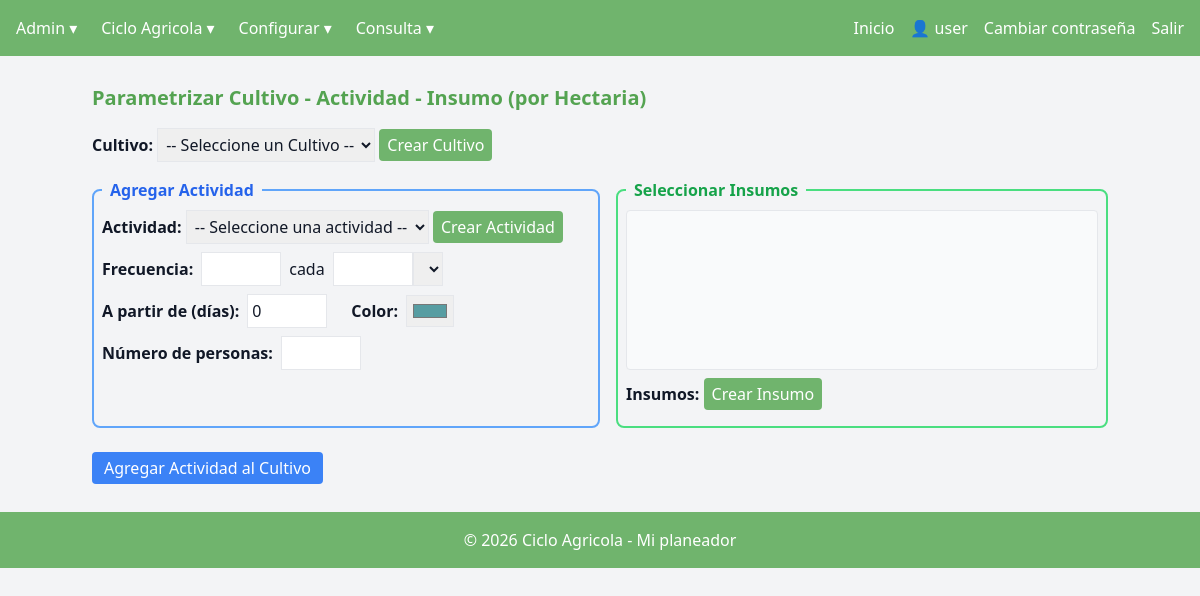
The page /parametrizar_cultivo/ (signed in) on the database as committed earlier.
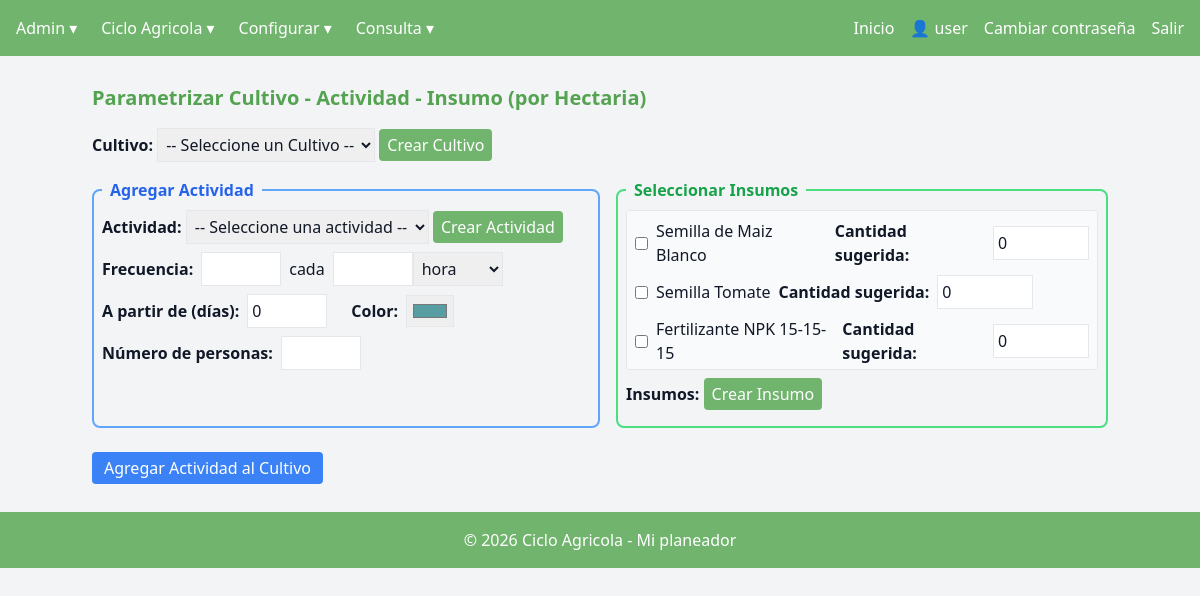
The same page on the database as committed later.
### managecultivo/models.py (models this page shows, shortened)
class Insumo(models.Model):
    TIPOS = [
        ("fertilizante", "Fertilizante"),
        ("semilla", "Semilla"),
        ("herramienta", "Herramienta"),
    ]
    id_insumo = models.BigAutoField(primary_key=True)
    descripcion = models.CharField(max_length=100)
    cantidad_existente = models.FloatField()
    tipo = models.CharField(max_length=20, choices=TIPOS, default="fertilizante")
    registrado_por = models.ForeignKey(User, on_delete=models.SET_NULL, null=True, blank=True)

### managecultivo/views/v_parametrizar.py (the view)
# urls.py: path("parametrizar_cultivo/", views.parametrizar_cultivo, name="parametrizar_cultivo"),
@login_required
def parametrizar_cultivo(request):
    cultivo_id = request.GET.get("cultivo")  # capturamos el cultivo seleccionado
    actividades = []
    if cultivo_id:
        actividades = ActividadCultivo.objects.filter(id_cultivo = cultivo_id)
    context = {
        "cultivos": Cultivo.objects.all(),
        "actividades_lista": Actividad.objects.all(),
        "unidades": UnidadTiempo.objects.all(),
        "insumos": Insumo.objects.all(),
        "actividades": actividades,
    }
    return render(request, "parametrizar_cultivo.html", context)

### managecultivo/templatetags/grupos.py (called while the page is built)
@register.filter(name='has_group')
def has_group(user, group_name):
    return user.groups.filter(name=group_name).exists()

### managecultivo/templates/parametrizar_cultivo.html (shortened to what this page needs)
{% extends "base_dashboard.html" %}
{% block dashboard_content %}
<h2 class="text-xl font-bold mb-4 text-[var(--focus)]">
  Parametrizar Cultivo - Actividad - Insumo (por Hectaria)
</h2>
<form method="post" action="{% url 'crear_actividadcultivo' %}">
  <div class="mb-4">
    <label for="cultivo"><strong>Cultivo:</strong></label>
    <select id="cultivo" name="id_cultivo" class="border p-1" required
            onchange="window.location.href='?cultivo=' + this.value;">
      <option value="" disabled selected>-- Seleccione un Cultivo --</option>
    </select>
    <button type="button"
            onclick="document.getElementById('modalCrearCultivo').classList.remove('hidden')"
            class="bg-[var(--primary)] hover:bg-[var(--focus)] text-[var(--secondary)] px-2 py-1 rounded">
      Crear Cultivo
    </button>
  </div>
  <div class="flex space-x-4">
  <fieldset class="border-2 border-blue-400 rounded-lg p-2 mb-2 w-1/2">
    <legend class="px-2 text-blue-600 font-semibold">Agregar Actividad</legend>
    <div class="mb-2">
      <label><strong>Actividad:</strong></label>
      <select id="actividad" name="id_actividad" class="border p-1" required>
        <option value="" disabled selected>-- Seleccione una actividad --</option>
      </select>
      <button type="button"
              onclick="document.getElementById('modalCrearActividad').classList.remove('hidden')"
              class="bg-[var(--primary)] hover:bg-[var(--focus)] text-[var(--secondary)] px-2 py-1 rounded">
        Crear Actividad
      </button>
    </div>
    <div class="mb-2 flex items-center">
      <label class="mr-2"><strong>Frecuencia:</strong></label>
      <input type="number" name="numero_veces" class="border p-1 w-20" required>
      <span class="mx-2">cada</span>
      <input type="number" name="frecuencia_valor" class="border p-1 w-20" required>
      <select name="frecuencia_unidad" class="border p-1">
        {% for unidad in unidades %}
          <option value="{{ unidad.id }}">{{ unidad.descripcion }}</option>
        {% endfor %}
      </select>
    </div>
    <div class="mb-2 flex items-center">
      <label class="mr-2"><strong>A partir de (días):</strong></label>
      <input type="number" name="a_partir_de" class="border p-1 w-20" value="0" required>
      <label class="ml-6 mr-2"><strong>Color:</strong></label>
      <input type="color" name="color" class="border p-1 w-12 h-8" value="#579DA2">
    </div>
    <div class="mb-2 flex items-center">
      <label class="mr-2"><strong>Número de personas:</strong></label>
      <input type="number" name="numero_personas" class="border p-1 w-20" required>
    </div>
  </fieldset>
  <fieldset class="border-2 border-green-400 rounded-lg p-2 mb-2 flex-1">
    <legend class="px-2 text-green-600 font-semibold">Seleccionar Insumos</legend>
    <div class="mb-2 border rounded p-2 h-40 overflow-y-scroll bg-gray-50">
      <div class="space-y-2">
        {% for insumo in insumos %}
          <div class="flex items-center">
            <input type="checkbox" name="insumos" value="{{ insumo.id_insumo }}" class="mr-2">
            <span class="mr-2">{{ insumo.descripcion }}</span>
            <label class="mr-2"><strong>Cantidad sugerida:</strong></label>
            <input type="number" step="0.01" name="cantidad_{{ insumo.id_insumo }}"
                   placeholder="Cantidad sugerida" class="border p-1 w-24" value="0">
          </div>
        {% endfor %}
      </div>
    </div>
    <div class="mb-2">
      <label><strong>Insumos:</strong></label>
      <button type="button"
              onclick="document.getElementById('modalCrearInsumo').classList.remove('hidden')"
              class="bg-[var(--primary)] hover:bg-[var(--focus)] text-[var(--secondary)] px-2 py-1 rounded">
        Crear Insumo
      </button>
    </div>
  </fieldset>
</div>
<div class="mt-4">
  <button type="submit" class="bg-blue-500 text-white px-3 py-1 rounded">
    Agregar Actividad al Cultivo
  </button>
</div>
</form>
{% endblock %}

### managecultivo/templates/base_dashboard.html (shortened to what this page needs)
{% extends "base.html" %}
{% load grupos %}
{% load static %}
{% block navbar %}
<nav class="bg-[var(--primary)] p-4 text-[var(--secondary)] p-4 flex justify-between">
  <ul class="flex space-x-6">
    {% if user.is_authenticated %}
        {% if user|has_group:"Administrador" %}
            <li class="group relative">
                <span class="cursor-pointer">Admin ▾</span>
            </li>
            <li class="group relative">
                <span class="cursor-pointer"> Ciclo Agricola ▾</span>
            </li>
            <li class="group relative">
                <span class="cursor-pointer">Configurar ▾</span>
            </li>
            <li class="group relative">
                <span class="cursor-pointer">Consulta ▾</span>
            </li>
        {% endif %}
    {% endif %}
  </ul>
  <ul class="flex space-x-4">
    {% if user.is_authenticated %}
        <li><a href="{% url 'bienvenida' %}" class="hover:underline ">Inicio</a></li>
        <li class="text-m text-[var(--secondary)]">👤 {{ user.username }}</li>
        <li><a href="{% url 'password_change' %}" class="hover:underline">Cambiar contraseña</a></li>
        <li><a href="{% url 'logout' %}" class="hover:underline">Salir</a></li>
    {% endif %}
  </ul>
</nav>
{% endblock %}
{% block content %}
<div class="mt-6">
    {% block dashboard_content %}{% endblock %}
</div>
{% endblock %}

### managecultivo/templates/base.html (shortened to what this page needs)
<!DOCTYPE html>
<html lang="es">
<head>
    {% load static %}
    <script src="https://cdn.tailwindcss.com"></script>
    <link rel="stylesheet" href="{% static 'css/style.css' %}">
</head>
<body class="bg-gray-100 text-gray-900">
    {% block navbar %}{% endblock %}
    <div class="container mx-auto p-1">
        {% block content %}
        {% endblock %}
    </div>
    <footer class="bg-[var(--primary)] text-[var(--secondary)] text-center p-4 mt-6">
        <p>© 2026 Ciclo Agricola - Mi planeador</p>
    </footer>
</body>
</html>

### managecultivo/static/css/style.css (style rules this page uses)
:root { --primary: #70b46d; --secondary: #ffffff; --focus: #54a351; --edit: #fdc321; --editFocus: #e0ac1d; --cancel: #bdb8ae; --cancelFocus: #797571; }
nav { background-color: var(--primary); color: var(--secondary); }
footer { background-color: var(--primary); color: var(--secondary); }

Rows that differ between the two databases and show on the page:
added Insumo: descripcion "Semilla de Maiz Blanco"
added Insumo: descripcion "Semilla Tomate"
added Insumo: descripcion "Fertilizante NPK 15-15-15"
Other text that changed with them:
form field frecuencia_unidad: (not shown) → "hora"
